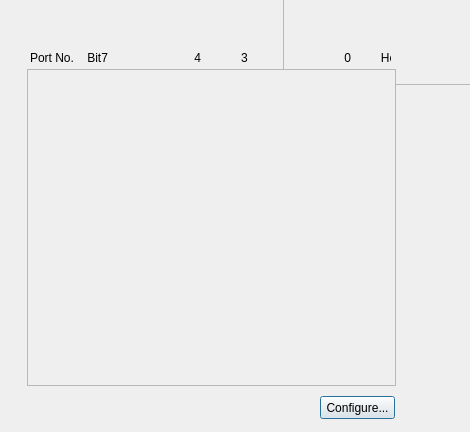
<?xml version="1.0" encoding="UTF-8"?>
<ui version="4.0">
 <class>StaticDOClass</class>
 <widget class="QDialog" name="StaticDOClass">
  <property name="geometry">
   <rect>
    <x>0</x>
    <y>0</y>
    <width>470</width>
    <height>432</height>
   </rect>
  </property>
  <property name="minimumSize">
   <size>
    <width>470</width>
    <height>432</height>
   </size>
  </property>
  <property name="maximumSize">
   <size>
    <width>470</width>
    <height>432</height>
   </size>
  </property>
  <property name="windowTitle">
   <string>Static DO</string>
  </property>
  <widget class="QFrame" name="background">
   <property name="geometry">
    <rect>
     <x>283</x>
     <y>-6</y>
     <width>191</width>
     <height>91</height>
    </rect>
   </property>
   <property name="minimumSize">
    <size>
     <width>191</width>
     <height>91</height>
    </size>
   </property>
   <property name="autoFillBackground">
    <bool>false</bool>
   </property>
   <property name="styleSheet">
    <string notr="true">QFrame#background{background-image:url(:/StaticDO/Resources/Background.png)}</string>
   </property>
   <property name="frameShape">
    <enum>QFrame::StyledPanel</enum>
   </property>
   <property name="frameShadow">
    <enum>QFrame::Raised</enum>
   </property>
  </widget>
  <widget class="QScrollArea" name="scrollArea">
   <property name="geometry">
    <rect>
     <x>27</x>
     <y>69</y>
     <width>369</width>
     <height>317</height>
    </rect>
   </property>
   <property name="minimumSize">
    <size>
     <width>369</width>
     <height>317</height>
    </size>
   </property>
   <property name="maximumSize">
    <size>
     <width>369</width>
     <height>317</height>
    </size>
   </property>
   <property name="sizeIncrement">
    <size>
     <width>369</width>
     <height>317</height>
    </size>
   </property>
   <property name="horizontalScrollBarPolicy">
    <enum>Qt::ScrollBarAlwaysOff</enum>
   </property>
   <property name="widgetResizable">
    <bool>false</bool>
   </property>
   <widget class="QWidget" name="scrollAreaWidgetContents">
    <property name="geometry">
     <rect>
      <x>0</x>
      <y>0</y>
      <width>341</width>
      <height>0</height>
     </rect>
    </property>
    <property name="minimumSize">
     <size>
      <width>341</width>
      <height>0</height>
     </size>
    </property>
   </widget>
  </widget>
  <widget class="QPushButton" name="btnConfig">
   <property name="geometry">
    <rect>
     <x>320</x>
     <y>396</y>
     <width>75</width>
     <height>23</height>
    </rect>
   </property>
   <property name="minimumSize">
    <size>
     <width>75</width>
     <height>23</height>
    </size>
   </property>
   <property name="text">
    <string>Configure...</string>
   </property>
  </widget>
  <widget class="QLabel" name="label">
   <property name="geometry">
    <rect>
     <x>30</x>
     <y>50</y>
     <width>361</width>
     <height>16</height>
    </rect>
   </property>
   <property name="minimumSize">
    <size>
     <width>361</width>
     <height>16</height>
    </size>
   </property>
   <property name="maximumSize">
    <size>
     <width>361</width>
     <height>16</height>
    </size>
   </property>
   <property name="text">
    <string>Port No.    Bit7                          4            3                             0         Hex</string>
   </property>
  </widget>
 </widget>
 <layoutdefault spacing="6" margin="11"/>
 <resources>
  <include location="staticdo.qrc"/>
 </resources>
 <connections/>
</ui>
